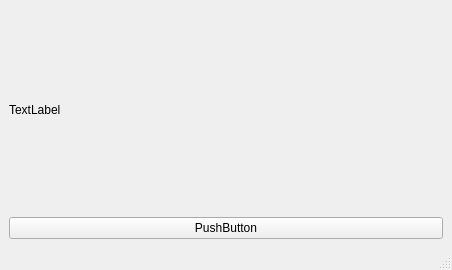
<?xml version="1.0" encoding="UTF-8"?>
<ui version="4.0">
 <class>MainWindow</class>
 <widget class="QMainWindow" name="MainWindow">
  <property name="geometry">
   <rect>
    <x>0</x>
    <y>0</y>
    <width>452</width>
    <height>270</height>
   </rect>
  </property>
  <property name="windowTitle">
   <string>MainWindow</string>
  </property>
  <widget class="QWidget" name="centralwidget">
   <layout class="QVBoxLayout" name="verticalLayout">
    <item>
     <widget class="QLabel" name="label">
      <property name="text">
       <string>TextLabel</string>
      </property>
     </widget>
    </item>
    <item>
     <widget class="QPushButton" name="pushButton">
      <property name="text">
       <string>PushButton</string>
      </property>
     </widget>
    </item>
   </layout>
  </widget>
  <widget class="QMenuBar" name="menubar">
   <property name="geometry">
    <rect>
     <x>0</x>
     <y>0</y>
     <width>452</width>
     <height>21</height>
    </rect>
   </property>
  </widget>
  <widget class="QStatusBar" name="statusbar"/>
 </widget>
 <resources/>
 <connections/>
</ui>
